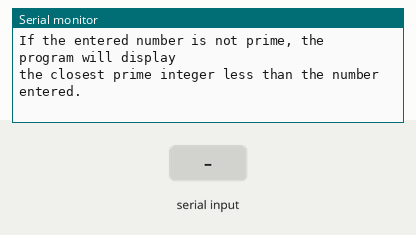
Simulated run of this sketch. Board: Arduino Uno, built with avr-gcc and run on an emulated ATmega328P. On the bench: the last lines printed to the serial monitor. The inputs (shaded band) are chosen by the test bench. At 6.9 s the program stops and its outputs stay as they are.

Above: at 1.3 s.
1.4 s: "90,45\n" received over Serial
At 2.6 s:
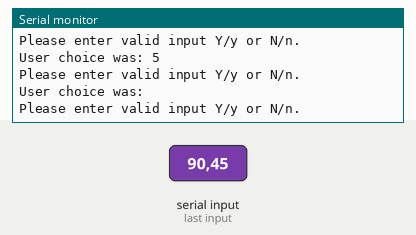
2.9 s: "Y90\n" received over Serial
At 2.99 s:
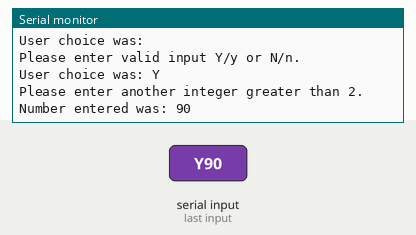
4.4 s: "y90\n" received over Serial
At 4.56 s:
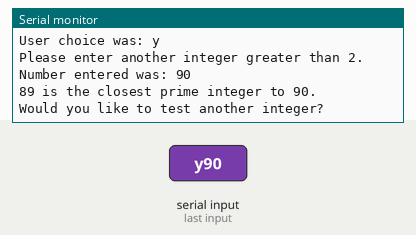
5.9 s: "N90\n" received over Serial
At 7.3 s:
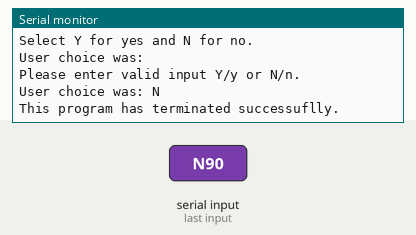

Measured:
- after the input at 1.4 s, the serial monitor: prints a new line at once (image 1)
- after the input at 2.9 s, the serial monitor: prints a new line at once (image 2)
- after the input at 4.4 s, the serial monitor: prints a new line at once (image 3)
- after the input at 5.9 s, the serial monitor: prints a new line at once (image 4)

The sketch:

Lab_1_Prime_Integer_Decrement.ino
```cpp
//Brandon Markham
//Prime Integer Algorithm
//05/16/20

int userNum;
int origNum;
int count;
char userChoice;


void setup() {
  Serial.begin(9600);
  Serial.println("Please enter an integer greater than 2 to see if it is prime.");
  Serial.println("If the entered number is not prime, the program will display ");
  Serial.println("the closest prime integer less than the number entered.\n");
}

void loop() {
  while (Serial.available() == 0) {
  }

  userNum = Serial.parseInt();
  Serial.print("Number entered was: ");
  Serial.println(userNum);

  while (userNum <= 2) {
    Serial.println("Please enter a valid input greater than 2.\n");

    while (Serial.available() == 0) {
    }
    userNum = Serial.parseInt();
    Serial.print("The number entered was: ");
    Serial.println(userNum);
  }

  origNum = userNum;
  PrimeInteger(userNum, origNum, count);

  Serial.print("Would you like to test another integer?\n");
  Serial.print("Select Y for yes and N for no.\n\n");

  while (Serial.available() == 0) {
  }
  userChoice = Serial.read();
  Serial.print("User choice was: ");
  Serial.println(userChoice);

  while (userChoice != 'y' && userChoice != 'Y' && userChoice != 'n' && userChoice != 'N') {
    Serial.println("Please enter valid input Y/y or N/n.\n");

    while (Serial.available() == 0) {
    }
    userChoice = Serial.read();
    Serial.print("User choice was: ");
    Serial.println(userChoice);
  }

  while (userChoice == 'Y' || userChoice == 'y') {
    Serial.println("Please enter another integer greater than 2.\n");
    break;
  }

  while (userChoice == 'N' || userChoice == 'n') {
    Serial.println("This program has terminated successuflly.");
    delay(1000);
    exit(0);
  }
}

void PrimeInteger(int uNum, int oNum, int c) {

  bool isPrimeInteger = true;

  if (uNum <= 1) {
    isPrimeInteger = false;
  }

  for (int i = 2; i <= uNum / 2; ++i) {
    if (uNum % i == 0) {
      isPrimeInteger = false;
      break;
    }
  }

  if (isPrimeInteger && c > 0) {
    Serial.print(uNum);
    Serial.print(" is the closest prime integer to ");
    Serial.print(oNum);
    Serial.println(".");
    Serial.println();
    return;
  }

  else if (isPrimeInteger) {
    Serial.print(uNum);
    Serial.print(" is a prime number\n");
    Serial.println();
    return;
  }

  if (!isPrimeInteger) {
    c++;
    uNum = uNum - 1;
    PrimeInteger(uNum, oNum, c);
  }
}
```
